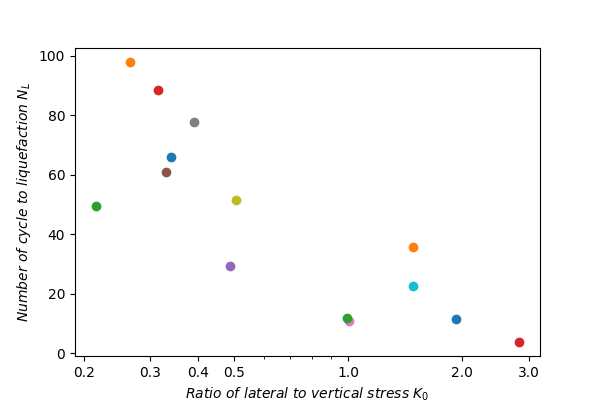

This chart was generated by the following Python code:
import matplotlib
import matplotlib.pyplot as plt
import numpy as np
import pandas as pd
import os

fig = plt.figure(figsize=(6, 4))
ax = fig.gca()
folders = os.listdir()

def get_index_begin(shear_stress):
	index_begin = 0
	for stress in shear_stress:
		if stress <= 0.5:
			index_begin += 1
		else:
			break
	return index_begin

def get_index_liq(lateral_stress, index_begin):
	index_liq = 0
	lateral_stress_begin = lateral_stress[index_begin]
	for stress in lateral_stress:
		if stress >= lateral_stress_begin * 0.05:
			index_liq += 1
		else:
			break
	return index_liq

def get_k0_cycle():
	for folder in folders:
		if "test" in folder:
			df = pd.read_csv("{}/shear.csv".format(folder))
			pore_stress = np.array(df["CH_4"])
			lateral_stress = pore_stress.max() - pore_stress 
			shear_stress = df["CH_1"]*3/(np.pi*2*(0.05**3-0.03**3))/1.0e3
			axial_force = df["CH_3"]
			axial_stress = axial_force / (np.pi*(0.05**2-0.03**2))/1.0e3
			effe_stress = (lateral_stress*3.0 + axial_stress) / 3.0

			freq_record = 0.05
			time = np.linspace(0, len(effe_stress)*freq_record, len(effe_stress))
			index_begin = get_index_begin(shear_stress)
			index_liq = get_index_liq(lateral_stress, index_begin)

			k0 = (lateral_stress[index_begin]/
				(lateral_stress[index_begin]+axial_stress[index_begin]))


			time_begin = time[index_begin]
			time_liq = time[index_liq] - time_begin
			cycle_liq = time_liq/10.0
			ax.scatter([k0], [cycle_liq])

get_k0_cycle()

ax.set_xlabel(r"$Ratio\ of\ lateral\ to\ vertical\ stress\ K_0$")
ax.set_ylabel(r"$Number\ of\ cycle\ to\ liquefaction\ N_L$")
# ax.set_yscale('log')
ax.set_xscale('log')
ax.set_xticks([0.2, 0.3, 0.4, 0.5, 1.0, 2.0])
# ax.set_xticklabels([0.2, 0.3, 0.4, 0.5, 1.0])
ax.get_xaxis().set_minor_formatter(matplotlib.ticker.ScalarFormatter())
ax.get_xaxis().set_minor_formatter(matplotlib.ticker.NullFormatter())
ax.get_xaxis().set_major_formatter(matplotlib.ticker.ScalarFormatter())
# ax.get_xaxis().get_major_formatter().labelOnlyBase = False


plt.savefig('k0_effect.png')
plt.show()